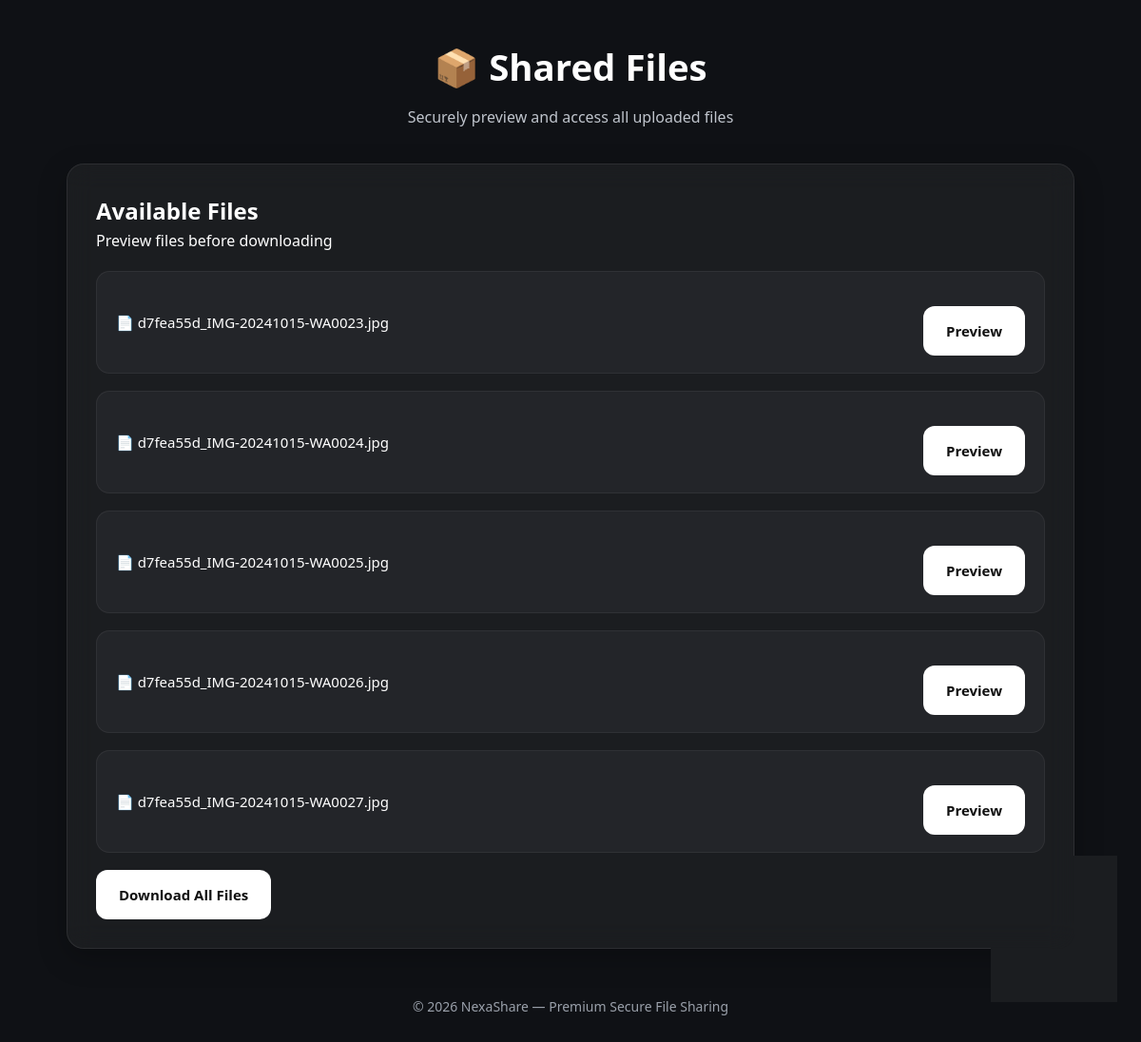
The app's page /result/d7fea55d with its own data.
### app.py (models this page shows)
class Upload(db.Model):
    id = db.Column(db.Integer, primary_key=True)
    code = db.Column(db.String(100))
    filename = db.Column(db.String(300))
    password = db.Column(db.String(100), nullable=True)
    expiry_days = db.Column(db.Integer, default=0)
    created_at = db.Column(db.DateTime, default=datetime.utcnow)
    views = db.Column(db.Integer, default=0)
    downloads = db.Column(db.Integer, default=0)

### app.py (the view, shortened to what this page needs)
@app.route("/result/<code>", methods=["GET", "POST"])
def result(code):
    files = Upload.query.filter_by(code=code).all()
    if not files:
        return "Files not found"
    first_file = files[0]
    if is_expired(first_file):
        return "This link has expired"
    for file in files:
        file.views += 1
    db.session.commit()
    return render_template(
        "scan_result.html",
        files=files,
        code=code
    )

### app.py (called while the page is built)
def is_expired(item):
    if item.expiry_days == 0:
        return False
    expiry_date = item.created_at + timedelta(days=item.expiry_days)
    return datetime.utcnow() > expiry_date

### templates/scan_result.html (shortened to what this page needs)
<!DOCTYPE html>
<html lang="en">
<head>
    <link rel="stylesheet" href="{{ url_for('static', filename='style.css') }}">
</head>
<body>
<div class="container">
    <div class="main-title">
        <h1>📦 Shared Files</h1>
        <p>Securely preview and access all uploaded files</p>
    </div>
    <div class="card">
        <h2>Available Files</h2>
        <p>Preview files before downloading</p>
        {% for file in files %}
        <div class="file-card">
            <div class="file-name">
                📄 {{ file.filename }}
            </div>
            <a
                href="{{ url_for('preview', filename=file.filename) }}"
                class="btn"
            >
                Preview
            </a>
        </div>
        {% endfor %}
        <a
            href="{{ url_for('download_all', code=code) }}"
            class="btn"
        >
            Download All Files
        </a>
    </div>
    <div class="footer">
        <p>© 2026 NexaShare — Premium Secure File Sharing</p>
    </div>
</div>
</body>
</html>

### static/style.css (style rules this page uses)
* { margin: 0; padding: 0; box-sizing: border-box; }
body { font-family: "Segoe UI", sans-serif; background: #0f1115; color: #ffffff; min-height: 100vh; line-height: 1.6; }
.container { width: 92%; max-width: 1100px; margin: auto; padding: 40px 20px; }
.main-title { text-align: center; margin-bottom: 35px; }
.main-title h1 { font-size: 2.4rem; font-weight: 700; color: #ffffff; margin-bottom: 10px; }
.main-title p { color: #bfc4cc; font-size: 1rem; }
.card { background: rgba(255, 255, 255, 0.05); border: 1px solid rgba(255, 255, 255, 0.08); border-radius: 18px; padding: 30px; backdrop-filter: blur(14px); -webkit-backdrop-filter: blur(14px); box-shadow: 0 10px 30px rgba(0, 0, 0, 0.25); margin-bottom: 30px; transition: 0.3s ease; }
button, .btn { display: inline-block; padding: 14px 24px; margin-top: 18px; border: none; border-radius: 12px; background: #ffffff; color: #111; font-weight: 600; font-size: 15px; cursor: pointer; text-decoration: none; transition: 0.3s ease; }
.file-card { display: flex; justify-content: space-between; align-items: center; gap: 15px; flex-wrap: wrap; padding: 18px 20px; margin-top: 18px; border-radius: 14px; background: rgba(255,255,255,0.04); border: 1px solid rgba(255,255,255,0.06); }
.file-name { font-size: 15px; color: #ffffff; word-break: break-word; }
a { color: white; text-decoration: none; }
.footer { text-align: center; margin-top: 50px; color: #9aa0aa; font-size: 14px; }

### records on screen
Upload: filename "d7fea55d_IMG-20241015-WA0023.jpg"
Upload: filename "d7fea55d_IMG-20241015-WA0024.jpg"
Upload: filename "d7fea55d_IMG-20241015-WA0025.jpg"
Upload: filename "d7fea55d_IMG-20241015-WA0026.jpg"
Upload: filename "d7fea55d_IMG-20241015-WA0027.jpg"
